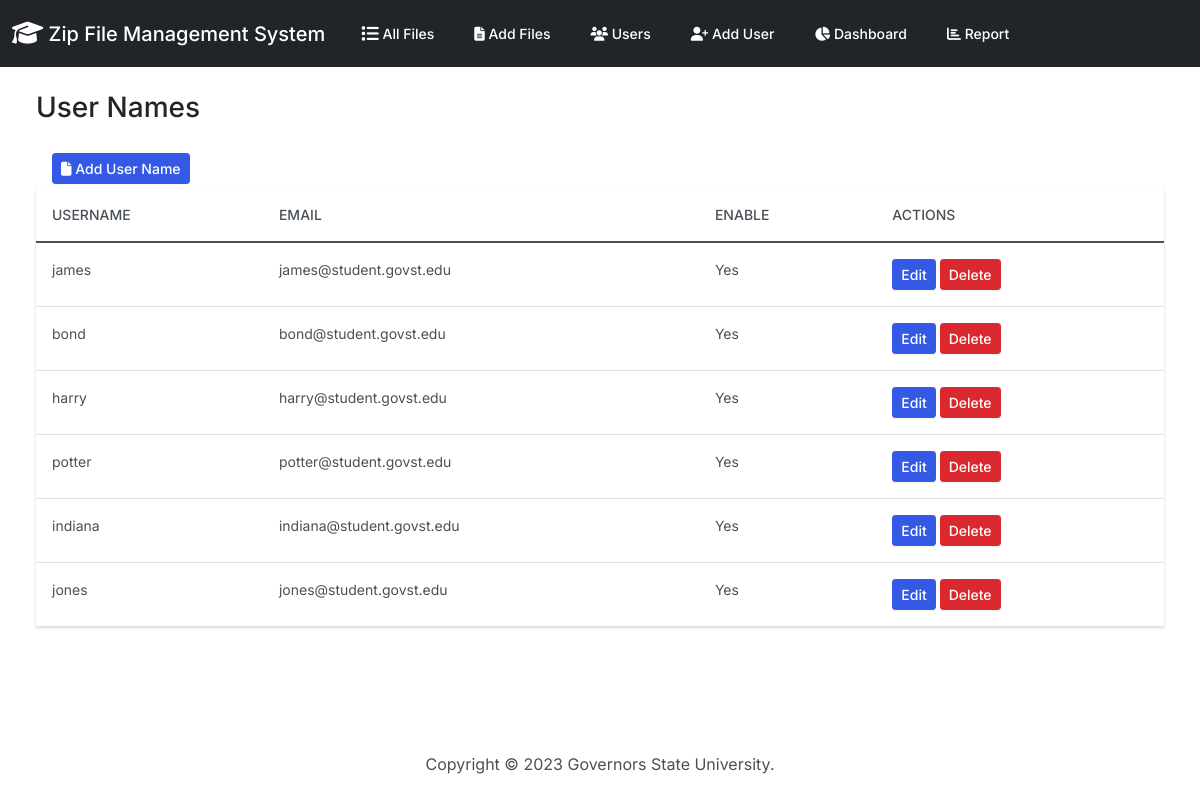
Screenshot of /user_list/ with the database file from the repository.
### zipfiles/models.py (models this page shows, shortened)
class UserNamesList(models.Model):
    user_name = models.CharField(
        primary_key=True,  # Set user_name as the primary key
        max_length=255,
        unique=True,
        validators=[
            MinLengthValidator(3, message='Username must have at least 3 characters.'),
        ]
    )
    email = models.EmailField()
    enable = models.BooleanField(default=True)
    updated_date = models.DateTimeField(default=timezone.now)
    class Meta:
        verbose_name_plural = 'UserNamesList'

### zipfiles/views.py (the view)
# urls.py: path('user_list/', views.user_list, name='user_list'),
def user_list(request):
    users = UserNamesList.objects.all()
    return render(request, 'zipfiles/user_list.html', {'users': users})

### zipfiles/templates/zipfiles/user_list.html (shortened to what this page needs)
{% extends "zipfiles/base.html" %}
{% block body %}
<h3 class="m-4">User Names</h3>
<div class="row">
  <div class="col-12">
    <div class="ms-4 me-4 mb-4">
      <a class="btn btn-primary btn-sm mx-3 my-1" href="{% url 'user_create' %}">
        <i class="fas fa-file"></i> Add User Name
      </a>
      <table class="table table-hover">
        <thead class="thead-dark">
          <tr>
            <th>Username</th>
            <th>Email</th>
            <th>Enable</th>
            <th>Actions</th>
          </tr>
        </thead>
        <tbody>
          {% for user in users %}
          <tr>
            <td>{{ user.user_name }}</td>
            <td>{{ user.email }}</td>
            <td>{% if user.enable %}Yes{% else %}No{% endif %}</td>
            <td>
              <form method="post" action="{% url 'user_update' user.pk %}" style="display: inline;">
                  <button type="submit" class="btn btn-sm btn-primary">Edit</button>
              </form>
              <form method="post" action="{% url 'user_delete' user.pk %}" style="display: inline;">
                <button type="submit" class="btn btn-sm btn-danger" onclick="return confirm('Are you sure you want to delete this user: {{ user.user_name }}?')">Delete</button>
              </form>
            </td>
          </tr>
          {% endfor %}
        </tbody>
      </table>
  </div>
</div>
</div>
{% endblock %}

### zipfiles/templates/zipfiles/base.html (style rules this page uses)
body, table { font-size: 14px; }

### rows the page displays
UserNamesList: user_name "james", email "james@student.govst.edu", enable "Yes"
UserNamesList: user_name "bond", email "bond@student.govst.edu", enable "Yes"
UserNamesList: user_name "harry", email "harry@student.govst.edu", enable "Yes"
UserNamesList: user_name "potter", email "potter@student.govst.edu", enable "Yes"
UserNamesList: user_name "indiana", email "indiana@student.govst.edu", enable "Yes"
UserNamesList: user_name "jones", email "jones@student.govst.edu", enable "Yes"
